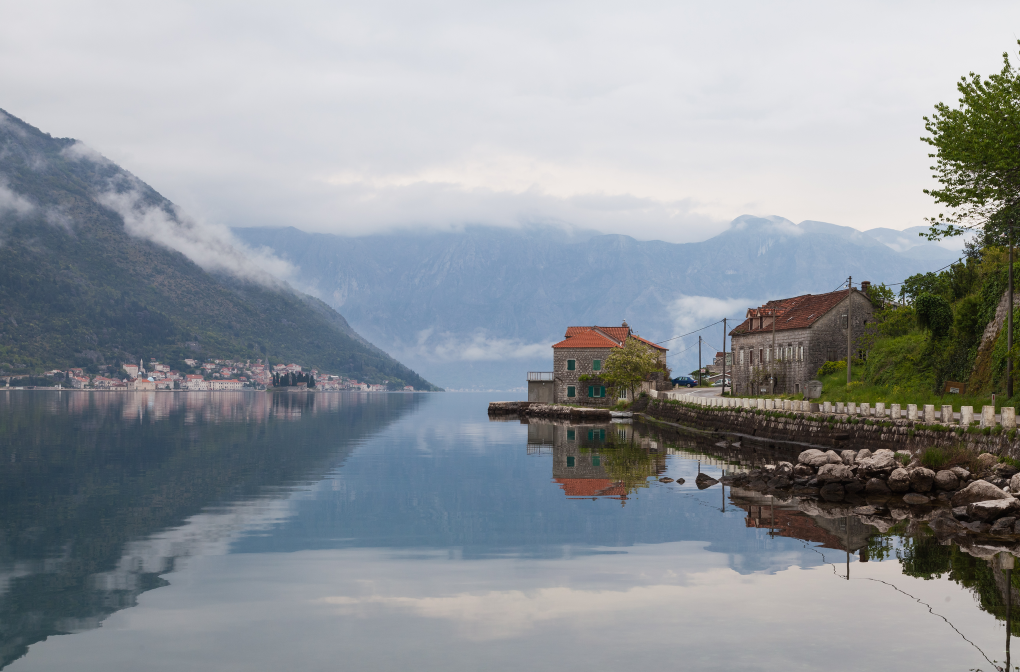
#> input picture projectThree/imagesSet2/0004.png, 2040 x 1344 px (shown at 1/2 size); its folder holds 4 pictures in this run
$ python main.py
#> lines starting #> are read from the running program, lines starting #| are printed output that depends on the picture
#dataset: https://www.kaggle.com/datasets/quadeer15sh/image-super-resolution-from-unsplash
#dataset: https://www.kaggle.com/datasets/soumikrakshit/div2k-high-resolution-images
import os, glob
import numpy as np
from PIL import Image, ImageOps
import matplotlib.pyplot as plt

IMAGES_DIR = os.path.join(os.path.dirname(__file__), "imagesSet2")
BLOCK = 12
RESULSTS_DIR = os.path.join(os.path.dirname(__file__), "resultsSet2")
paths = sorted(glob.glob(os.path.join(IMAGES_DIR, "*.png")))


all_blocks_flat = []
index = []
skipped_small = 0
skipped_partial = 0

for p in paths:
    try:
        img = Image.open(p)
#> img is the input picture: PIL image 2040x1344 RGB; mean R, G, B 143.3, 148.9, 154.3
        img = ImageOps.exif_transpose(img).convert("L")
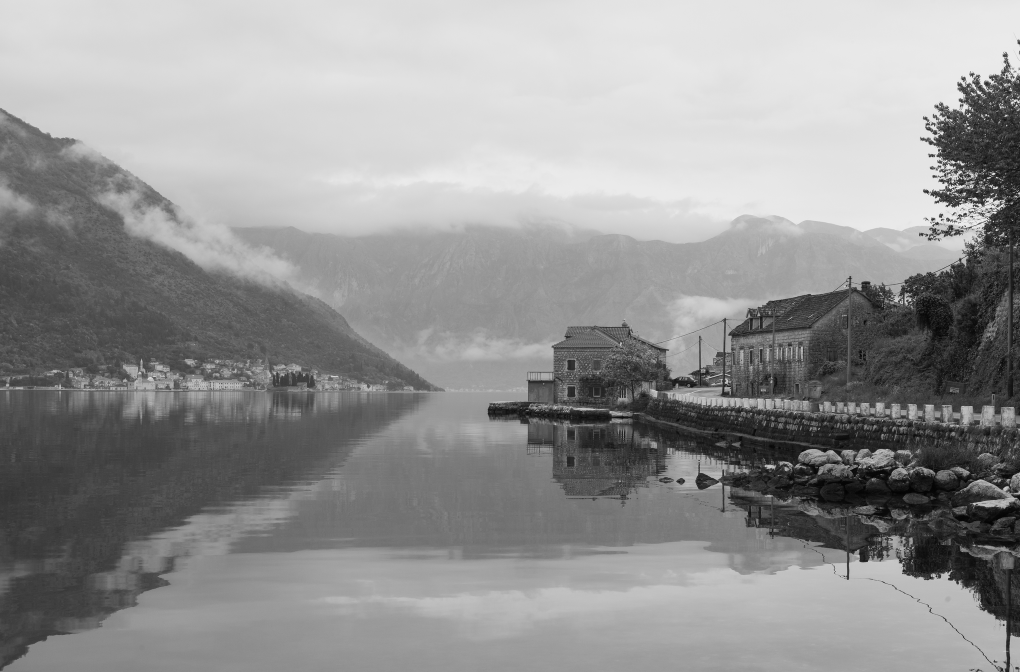
#> img: PIL image 2040x1344 L (shown at 1/2 size); min 1, max 255, mean 147.8

        arr = np.asarray(img, dtype=np.float32) / 255.0
        H, W = arr.shape
#> H = 1344; W = 2040

        H2 = (H // BLOCK) * BLOCK
#> H2 = 1344
        W2 = (W // BLOCK) * BLOCK
#> W2 = 2040
        if H2 < BLOCK or W2 < BLOCK:
            skipped_small += 1
            continue
        arr = arr[:H2, :W2]

        for y in range(0, H2, BLOCK):
            for x in range(0, W2, BLOCK):
                blk = arr[y:y+BLOCK, x:x+BLOCK]
                if blk.shape != (BLOCK, BLOCK):
                    skipped_partial += 1
                    continue
                all_blocks_flat.append(blk.ravel())
                index.append((os.path.basename(p), y, x))
#> after the loop, all_blocks_flat = 19040 items; index = 19040 items, first 6: ('0004.png', 0, 0), ('0004.png', 0, 12), ('0004.png', 0, 24), ('0004.png', 0, 36), ('0004.png', 0, 48), ('0004.png', 0, 60); skipped_partial = 0
    except Exception as e:
        print(f"Skipped {p}: {e}")
#> pass 2 of the loop `for p in paths:`:
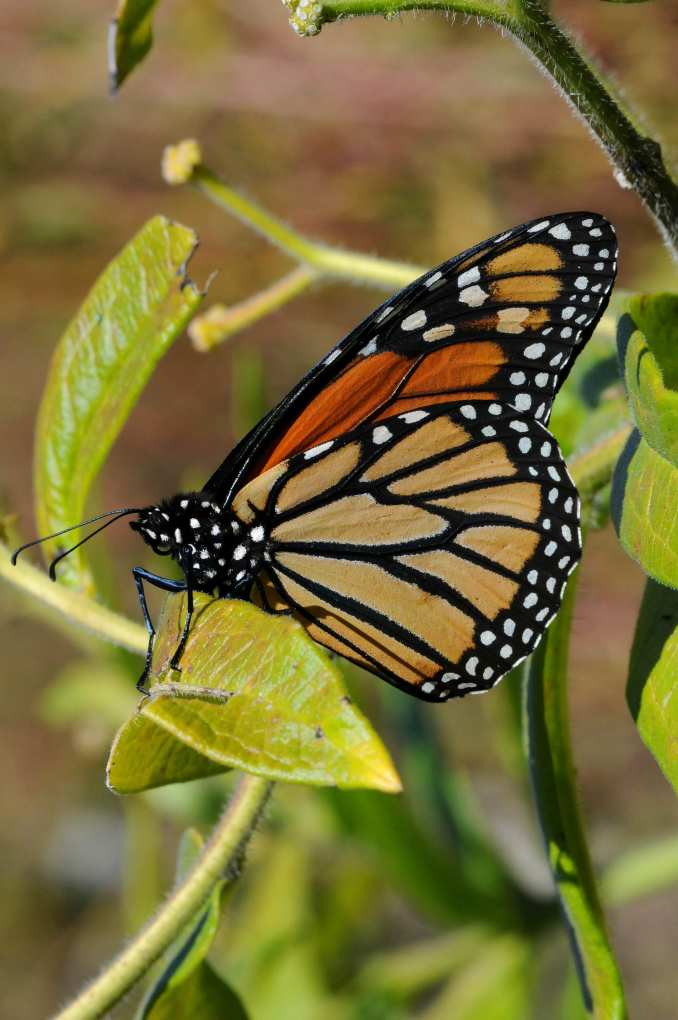
#> input picture projectThree/imagesSet2/0006.png, 1356 x 2040 px (shown at 1/2 size)
#> img is the input picture: PIL image 1356x2040 RGB; mean R, G, B 119.4, 109.8, 55.7
#> `img = ImageOps.exif_transpose(img).convert("L")`:
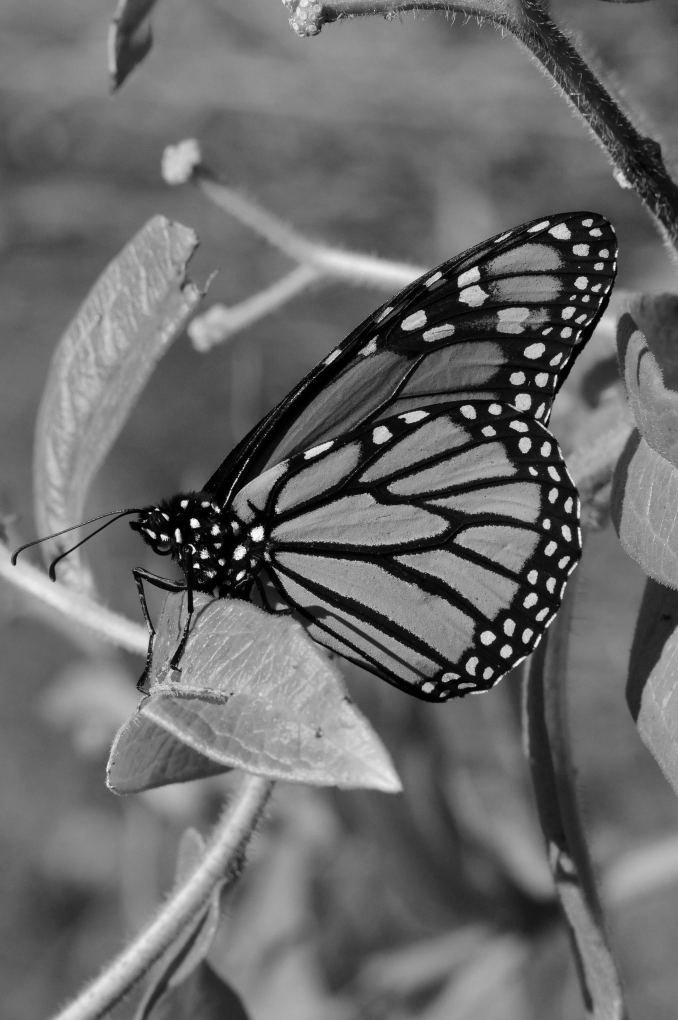
#> img: PIL image 1356x2040 L (shown at 1/2 size); min 0, max 255, mean 106.5
#> arr: shape (2040, 1356) float32
#> after the loop `for y in range(0, H2, BLOCK):`: all_blocks_flat = 38250 items; skipped_partial = 0
#> pass 3 of the loop `for p in paths:`:
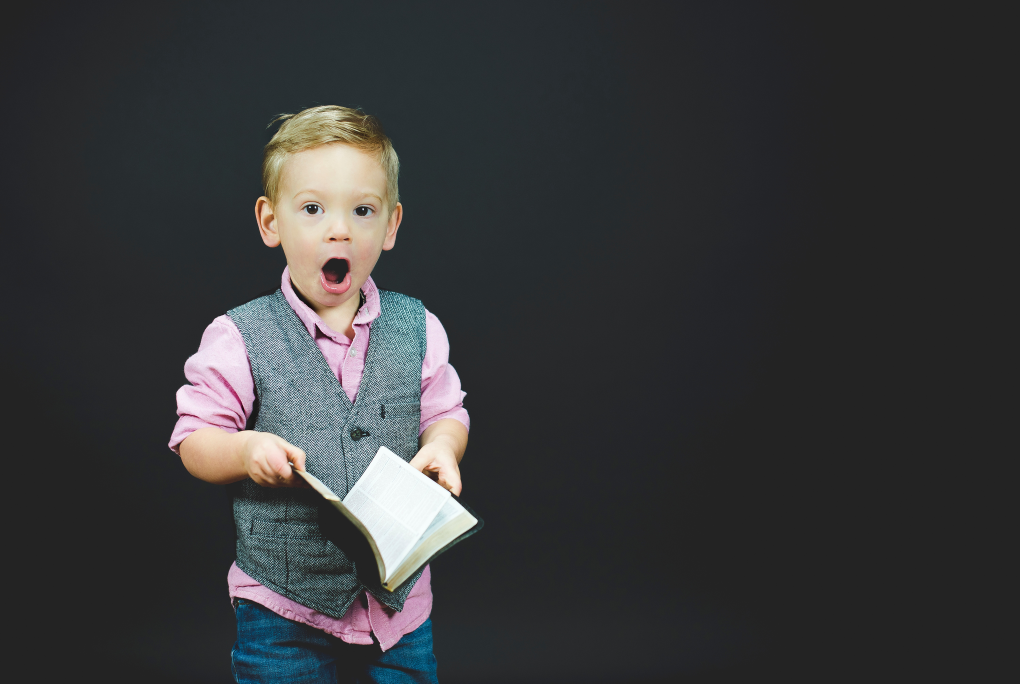
#> input picture projectThree/imagesSet2/0013.png, 2040 x 1368 px (shown at 1/2 size)
#> img is the input picture: PIL image 2040x1368 RGB; mean R, G, B 54.7, 55.7, 57
#> `img = ImageOps.exif_transpose(img).convert("L")`:
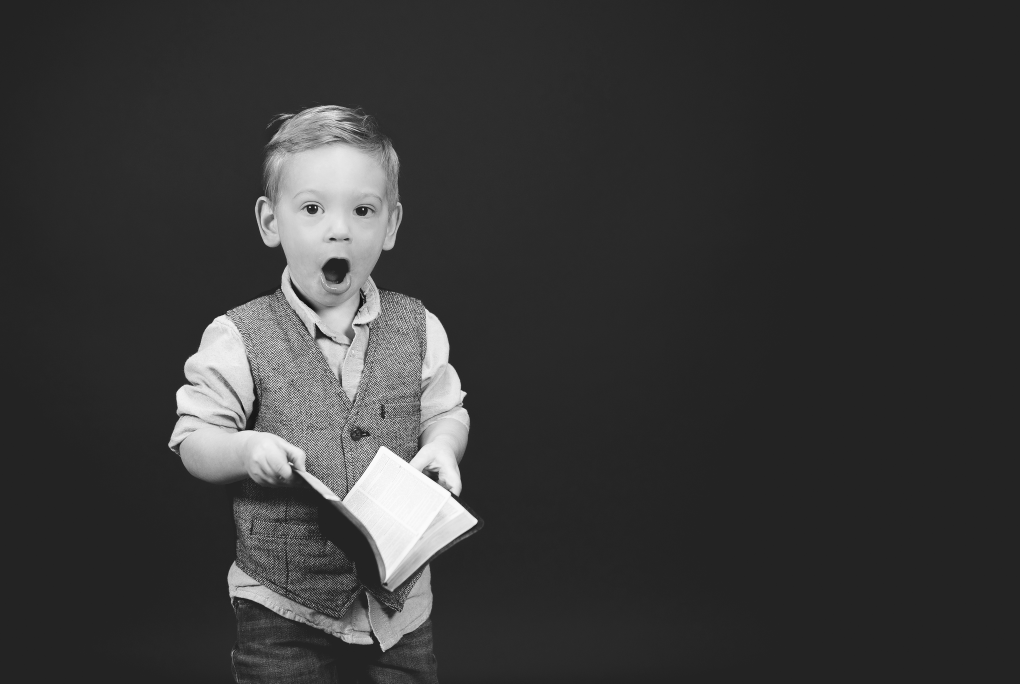
#> img: PIL image 2040x1368 L (shown at 1/2 size); min 0, max 255, mean 55.6
#> arr: shape (1368, 2040) float32
#> after the loop `for y in range(0, H2, BLOCK):`: all_blocks_flat = 57630 items; skipped_partial = 0
#> the loop made 4 passes; the first 3 are shown

X = np.stack(all_blocks_flat, axis=0).astype(np.float32)
print(f"Images: {len(paths)} | Patches: {X.shape[0]} | Dim: {X.shape}")
#| Images: 4 | Patches: 76840 | Dim: (76840, 144)
print(f"Skipped small images: {skipped_small} | Skipped partial blocks: {skipped_partial}")

covar = np.cov(X, rowvar=False)
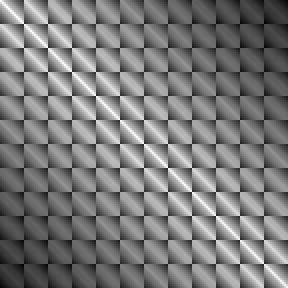
#> covar: shape (144, 144) float64 (shown 2 times larger); min 0.0499, max 0.0604, mean 0.055; drawn with min black and max white
eigenvalues, eigenvectors = np.linalg.eigh(covar)
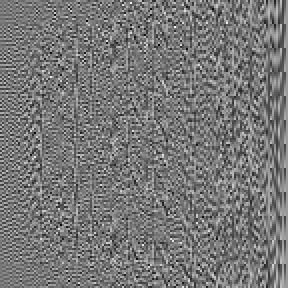
#> eigenvectors: shape (144, 144) float64 (shown 2 times larger); min -0.288, max 0.326, mean 0.000576; drawn with min black and max white

mu = X.mean(axis=0, keepdims=True)
Xc = X - X.mean(axis=0, keepdims=True)

# Sort eigenpairs
idx = np.argsort(eigenvalues)[::-1]
eigvals = eigenvalues[idx]
W = eigenvectors[:, idx]
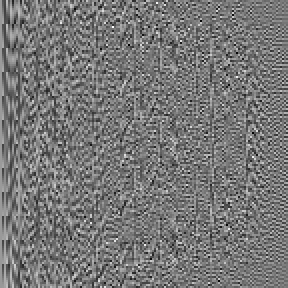
#> W: shape (144, 144) float64 (shown 2 times larger); min -0.288, max 0.326, mean 0.000576; drawn with min black and max white
EVR = eigvals / (eigvals.sum() + 1e-12)

# Plot first k PC filters
# [81 lines left out: functions plot_pc_filters, plot_evr, activation_map_for, reconstruct_image, not called in this run]

#run
#plot_pc_filters(W, k=64, out_name=f"pc_filters_top64_{BLOCK}.png")
# plot_evr(EVR, out_name=f"evr_scree_block{BLOCK}.png")
#0(1), 763100,03006100(39), 2596100,10372101(134), 2855100,11414100(148)
#> (the run stopped early here; a loop or call above may not have finished)
